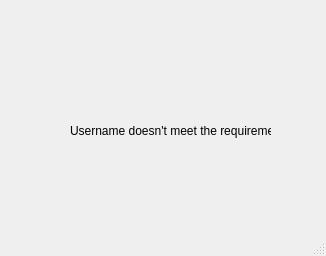
<?xml version="1.0" encoding="UTF-8"?>
<ui version="4.0">
 <class>MainWindow</class>
 <widget class="QMainWindow" name="MainWindow">
  <property name="geometry">
   <rect>
    <x>0</x>
    <y>0</y>
    <width>326</width>
    <height>256</height>
   </rect>
  </property>
  <property name="windowTitle">
   <string>MainWindow</string>
  </property>
  <widget class="QWidget" name="centralwidget">
   <widget class="QLabel" name="popupLabel">
    <property name="geometry">
     <rect>
      <x>70</x>
      <y>100</y>
      <width>201</width>
      <height>61</height>
     </rect>
    </property>
    <property name="text">
     <string>Username doesn't meet the requirements</string>
    </property>
   </widget>
  </widget>
  <widget class="QMenuBar" name="menubar">
   <property name="geometry">
    <rect>
     <x>0</x>
     <y>0</y>
     <width>326</width>
     <height>21</height>
    </rect>
   </property>
  </widget>
  <widget class="QStatusBar" name="statusbar"/>
 </widget>
 <resources/>
 <connections/>
</ui>
